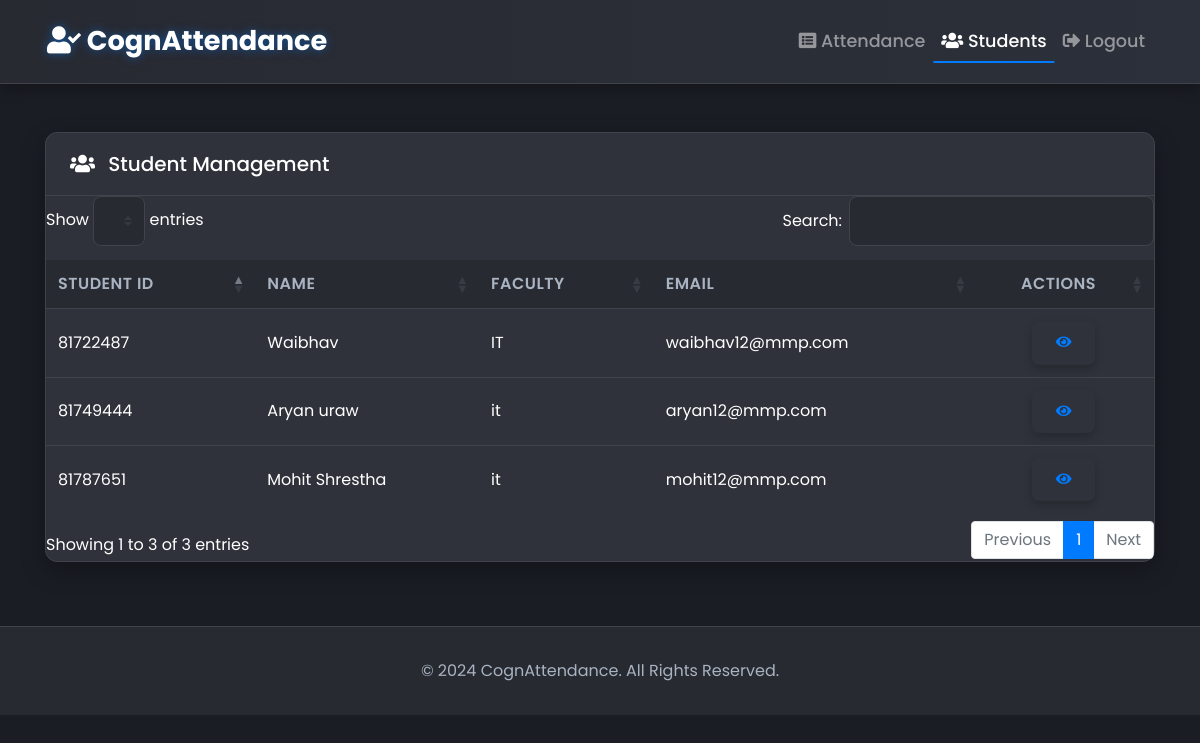
Screenshot of /students (signed in) with the database file from the repository.
### tables this page shows
CREATE TABLE students (
                id TEXT PRIMARY KEY,
                name TEXT NOT NULL,
                faculty TEXT,
                dob TEXT,
                email TEXT,
                address TEXT
            );

### app.py (the view)
@app.route('/students')
@login_required
def list_students():
    students = get_all_students()
    return render_template('students.html', students=students)

### app.py (called while the page is built)
def login_required(f):
    @wraps(f)
    def decorated_function(*args, **kwargs):
        if 'logged_in' not in session:
            return redirect(url_for('login', next=request.url))
        return f(*args, **kwargs)
    return decorated_function

### database_sql.py (called while the page is built, shortened)
def get_db_connection():
    if DB_TYPE == 'mysql':
        if not MYSQL_AVAILABLE:
            raise ImportError("MySQL driver not available. Please install mysql-connector-python")
        import mysql.connector  # type: ignore
        connection = mysql.connector.connect(
            host=DB_HOST,
            port=DB_PORT,
            database=DB_NAME,
            user=DB_USER,
            password=DB_PASSWORD
        )
        return connection
    else:  # sqlite (default)
        import sqlite3
        conn = sqlite3.connect(DB_FILE)
        conn.row_factory = sqlite3.Row
        return conn

def get_all_students():
    conn = get_db_connection()
    cursor = conn.cursor()
    cursor.execute("SELECT * FROM students ORDER BY name")
    rows = cursor.fetchall()
    if cursor.description:
        columns = [desc[0] for desc in cursor.description]
        result = []
        for row in rows:
            row_dict = {}
            for i, column in enumerate(columns):
                try:
                    if hasattr(row, '__getitem__'):
                        value = list(row)[i]
                    else:
                        value = list(row)[i]
                    row_dict[column] = value
                except (IndexError, TypeError):
                    row_dict[column] = None
            result.append(row_dict)
    else:
        result = []
    conn.close()
    return result

### templates/students.html (shortened to what this page needs)
{% extends 'layout.html' %}
{% block content %}
    <div class="card">
        <div class="card-header d-flex justify-content-between align-items-center">
            <h5 class="mb-0"><i class="fas fa-users mr-2"></i> Student Management</h5>
        </div>
        <div class="table-responsive">
            <table class="table table-hover mb-0" id="studentTable">
                <thead>
                    <tr>
                        <th>Student ID</th>
                        <th>Name</th>
                        <th>Faculty</th>
                        <th>Email</th>
                        <th class="text-center">Actions</th>
                    </tr>
                </thead>
                <tbody>
                    {% for student in students %}
                        <tr id="student-row-{{ student.id }}">
                            <td>{{ student.id }}</td>
                            <td>{{ student.name }}</td>
                            <td>{{ student.faculty }}</td>
                            <td>{{ student.email }}</td>
                            <td class="text-center">
                                <a href="{{ url_for('student_details', student_id=student.id) }}" class="btn btn-sm btn-outline-primary mr-1" title="View Details">
                                    <i class="fas fa-eye"></i>
                                </a>
                            </td>
                        </tr>
                    {% endfor %}
                </tbody>
            </table>
        </div>
    </div>
{% endblock %}

### static/style.css (style rules this page uses)
:root { --primary-bg: #1a1d24; --secondary-bg: #272a31; --card-bg: #2f323a; --primary-text: #ffffff; --secondary-text: #a9b3c1; --accent: #007bff; --accent-hover: #0056b3; --border-color: #40434a; --success: #28a745; --danger: #dc3545; --glow-color: rgba(0, 123, 255, 0.5); }
body { background-color: var(--primary-bg); color: var(--primary-text); font-family: 'Poppins', sans-serif; font-weight: 400; animation: fadeIn 0.8s ease-in-out; }
.card { background-color: var(--card-bg); border: 1px solid var(--border-color); border-radius: 12px; box-shadow: 0 8px 25px rgba(0, 0, 0, 0.3); margin-top: 2rem; animation: slideInUp 0.7s ease-out forwards; transition: transform 0.3s ease, box-shadow 0.3s ease; }
.card-header { background-color: transparent; font-size: 1.4rem; font-weight: 600; border-bottom: 1px solid var(--border-color); border-top-left-radius: 12px; border-top-right-radius: 12px; padding: 1.2rem 1.5rem; }
.table { color: var(--primary-text); margin-bottom: 0; }
.table-responsive { border-radius: 8px; overflow: hidden; }
.table thead th { background-color: var(--secondary-bg); color: var(--secondary-text); border: none; font-weight: 600; text-transform: uppercase; letter-spacing: 0.5px; }
.table tbody tr { background-color: var(--card-bg); transition: background-color 0.2s ease-in-out, transform 0.2s ease; }
.table td, .table th { border-top: 1px solid var(--border-color); vertical-align: middle; }
.btn { font-weight: 600; border-radius: 8px; padding: 0.7rem 1.5rem; border: none; transition: all 0.3s ease; box-shadow: 0 4px 10px rgba(0, 0, 0, 0.2); }

### rows the page displays
students: id "81749444", name "Aryan uraw", faculty "it", email "aryan12@mmp.com"
students: id "81787651", name "Mohit Shrestha", faculty "it", email "mohit12@mmp.com"
students: id "81722487", name "Waibhav", faculty "IT", email "waibhav12@mmp.com"
